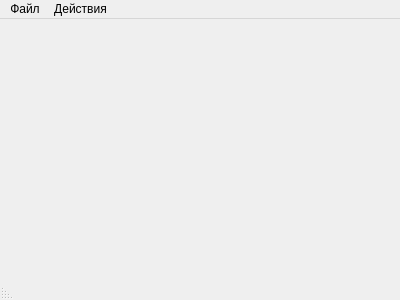
<?xml version="1.0" encoding="UTF-8"?>
<ui version="4.0">
 <class>MainWindow</class>
 <widget class="QMainWindow" name="MainWindow">
  <property name="geometry">
   <rect>
    <x>0</x>
    <y>0</y>
    <width>400</width>
    <height>300</height>
   </rect>
  </property>
  <property name="mouseTracking">
   <bool>true</bool>
  </property>
  <property name="windowTitle">
   <string>Matrixes Maker</string>
  </property>
  <widget class="QWidget" name="centralWidget"/>
  <widget class="QMenuBar" name="menuBar">
   <property name="geometry">
    <rect>
     <x>0</x>
     <y>0</y>
     <width>400</width>
     <height>25</height>
    </rect>
   </property>
   <widget class="QMenu" name="menuFile">
    <property name="title">
     <string>Файл</string>
    </property>
    <addaction name="menuCreate"/>
    <addaction name="saveFile"/>
    <addaction name="openFile"/>
   </widget>
   <widget class="QMenu" name="menuAction">
    <property name="title">
     <string>Действия</string>
    </property>
    <addaction name="summation"/>
    <addaction name="assignment"/>
   </widget>
   <addaction name="menuFile"/>
   <addaction name="menuAction"/>
  </widget>
  <widget class="QStatusBar" name="statusBar">
   <property name="layoutDirection">
    <enum>Qt::RightToLeft</enum>
   </property>
  </widget>
  <action name="menuCreate">
   <property name="text">
    <string>Создать</string>
   </property>
   <property name="shortcut">
    <string>Ctrl+N</string>
   </property>
  </action>
  <action name="saveFile">
   <property name="text">
    <string>Сохранить</string>
   </property>
   <property name="shortcut">
    <string>Ctrl+S</string>
   </property>
  </action>
  <action name="openFile">
   <property name="text">
    <string>Открыть</string>
   </property>
   <property name="shortcut">
    <string>Ctrl+O</string>
   </property>
  </action>
  <action name="summation">
   <property name="text">
    <string>Сложение</string>
   </property>
   <property name="shortcut">
    <string>Ctrl++</string>
   </property>
  </action>
  <action name="assignment">
   <property name="text">
    <string>Присваивание</string>
   </property>
   <property name="shortcut">
    <string>Ctrl+G</string>
   </property>
  </action>
 </widget>
 <layoutdefault spacing="6" margin="11"/>
 <resources/>
 <connections/>
</ui>
